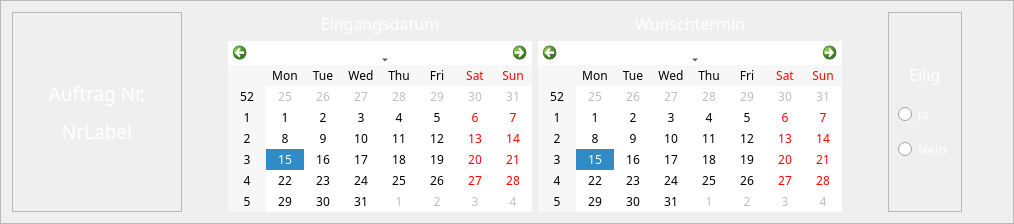
    <widget class="QFrame" name="frame">
     <property name="frameShape">
      <enum>QFrame::StyledPanel</enum>
     </property>
     <property name="frameShadow">
      <enum>QFrame::Sunken</enum>
     </property>
     <layout class="QVBoxLayout" name="verticalLayout_13">
      <item>
       <layout class="QHBoxLayout" name="horizontalLayout">
        <item>
         <layout class="QVBoxLayout" name="verticalLayout">
          <item>
           <widget class="QFrame" name="frame_4">
            <property name="frameShape">
             <enum>QFrame::StyledPanel</enum>
            </property>
            <property name="frameShadow">
             <enum>QFrame::Sunken</enum>
            </property>
            <layout class="QGridLayout" name="gridLayout_4">
             <item row="1" column="0">
              <widget class="QLabel" name="label">
               <property name="minimumSize">
                <size>
                 <width>150</width>
                 <height>0</height>
                </size>
               </property>
               <property name="font">
                <font>
                 <family>VW Head CarUI</family>
                 <pointsize>14</pointsize>
                 <weight>50</weight>
                 <bold>false</bold>
                </font>
               </property>
               <property name="styleSheet">
                <string notr="true">color:rgb(255,255,255)</string>
               </property>
               <property name="text">
                <string>Auftrag Nr.</string>
               </property>
               <property name="alignment">
                <set>Qt::AlignCenter</set>
               </property>
              </widget>
             </item>
             <item row="4" column="0">
              <spacer name="verticalSpacer_7">
               <property name="orientation">
                <enum>Qt::Vertical</enum>
               </property>
               <property name="sizeHint" stdset="0">
                <size>
                 <width>20</width>
                 <height>40</height>
                </size>
               </property>
              </spacer>
             </item>
             <item row="0" column="0">
              <spacer name="verticalSpacer_3">
               <property name="orientation">
                <enum>Qt::Vertical</enum>
               </property>
               <property name="sizeHint" stdset="0">
                <size>
                 <width>20</width>
                 <height>40</height>
                </size>
               </property>
              </spacer>
             </item>
             <item row="3" column="0">
              <widget class="QLabel" name="ANummer">
               <property name="font">
                <font>
                 <family>VW Head CarUI</family>
                 <pointsize>14</pointsize>
                 <weight>50</weight>
                 <bold>false</bold>
                </font>
               </property>
               <property name="styleSheet">
                <string notr="true">color:rgb(255,255,255)</string>
               </property>
               <property name="text">
                <string>NrLabel</string>
               </property>
               <property name="alignment">
                <set>Qt::AlignCenter</set>
               </property>
              </widget>
             </item>
             <item row="2" column="0">
              <spacer name="verticalSpacer_8">
               <property name="orientation">
                <enum>Qt::Vertical</enum>
               </property>
               <property name="sizeType">
                <enum>QSizePolicy::Fixed</enum>
               </property>
               <property name="sizeHint" stdset="0">
                <size>
                 <width>20</width>
                 <height>5</height>
                </size>
               </property>
              </spacer>
             </item>
            </layout>
           </widget>
          </item>
         </layout>
        </item>
        <item>
         <spacer name="horizontalSpacer_4">
          <property name="orientation">
           <enum>Qt::Horizontal</enum>
          </property>
          <property name="sizeHint" stdset="0">
           <size>
            <width>40</width>
            <height>20</height>
           </size>
          </property>
         </spacer>
        </item>
        <item>
         <layout class="QVBoxLayout" name="verticalLayout_2">
          <item>
           <widget class="QLabel" name="label_3">
            <property name="minimumSize">
             <size>
              <width>150</width>
              <height>0</height>
             </size>
            </property>
            <property name="font">
             <font>
              <family>VW Head CarUI</family>
              <pointsize>12</pointsize>
              <weight>50</weight>
              <bold>false</bold>
             </font>
            </property>
            <property name="styleSheet">
             <string notr="true">color:rgb(255,255,255)</string>
            </property>
            <property name="text">
             <string>Eingangsdatum</string>
            </property>
            <property name="alignment">
             <set>Qt::AlignCenter</set>
            </property>
           </widget>
          </item>
          <item>
           <widget class="QCalendarWidget" name="calendarBegin">
            <property name="font">
             <font>
              <family>VW Head CarUI</family>
             </font>
            </property>
            <property name="styleSheet">
             <string notr="true">background-color:rgb(255,255,255)</string>
            </property>
           </widget>
          </item>
         </layout>
        </item>
        <item>
         <layout class="QVBoxLayout" name="verticalLayout_3">
          <item>
           <widget class="QLabel" name="label_4">
            <property name="minimumSize">
             <size>
              <width>150</width>
              <height>0</height>
             </size>
            </property>
            <property name="font">
             <font>
              <family>VW Head CarUI</family>
              <pointsize>12</pointsize>
              <weight>50</weight>
              <bold>false</bold>
             </font>
            </property>
            <property name="styleSheet">
             <string notr="true">color:rgb(255,255,255)</string>
            </property>
            <property name="text">
             <string>Wunschtermin</string>
            </property>
            <property name="alignment">
             <set>Qt::AlignCenter</set>
            </property>
           </widget>
          </item>
          <item>
           <widget class="QCalendarWidget" name="calendarWish">
            <property name="font">
             <font>
              <family>VW Head CarUI</family>
             </font>
            </property>
            <property name="styleSheet">
             <string notr="true">background-color:rgb(255,255,255)</string>
            </property>
           </widget>
          </item>
         </layout>
        </item>
        <item>
         <spacer name="horizontalSpacer_3">
          <property name="orientation">
           <enum>Qt::Horizontal</enum>
          </property>
          <property name="sizeHint" stdset="0">
           <size>
            <width>40</width>
            <height>20</height>
           </size>
          </property>
         </spacer>
        </item>
        <item>
         <widget class="QFrame" name="frame_5">
          <property name="minimumSize">
           <size>
            <width>50</width>
            <height>0</height>
           </size>
          </property>
          <property name="frameShape">
           <enum>QFrame::StyledPanel</enum>
          </property>
          <property name="frameShadow">
           <enum>QFrame::Sunken</enum>
          </property>
          <layout class="QGridLayout" name="gridLayout_5">
           <item row="1" column="0">
            <widget class="QLabel" name="label_2">
             <property name="font">
              <font>
               <family>VW Head CarUI</family>
               <pointsize>12</pointsize>
               <weight>50</weight>
               <bold>false</bold>
              </font>
             </property>
             <property name="styleSheet">
              <string notr="true">color:rgb(255,255,255)</string>
             </property>
             <property name="text">
              <string>Eilig</string>
             </property>
             <property name="alignment">
              <set>Qt::AlignCenter</set>
             </property>
            </widget>
           </item>
           <item row="3" column="0">
            <widget class="QRadioButton" name="radioJa">
             <property name="font">
              <font>
               <family>VW Head CarUI</family>
               <pointsize>10</pointsize>
              </font>
             </property>
             <property name="styleSheet">
              <string notr="true">color:rgb(255,255,255)</string>
             </property>
             <property name="text">
              <string>Ja</string>
             </property>
            </widget>
           </item>
           <item row="5" column="0">
            <widget class="QRadioButton" name="radioNein">
             <property name="font">
              <font>
               <family>VW Head CarUI</family>
               <pointsize>10</pointsize>
              </font>
             </property>
             <property name="styleSheet">
              <string notr="true">color:rgb(255,255,255)</string>
             </property>
             <property name="text">
              <string>Nein</string>
             </property>
            </widget>
           </item>
           <item row="6" column="0">
            <spacer name="verticalSpacer">
             <property name="orientation">
              <enum>Qt::Vertical</enum>
             </property>
             <property name="sizeHint" stdset="0">
              <size>
               <width>20</width>
               <height>40</height>
              </size>
             </property>
            </spacer>
           </item>
           <item row="0" column="0">
            <spacer name="verticalSpacer_2">
             <property name="orientation">
              <enum>Qt::Vertical</enum>
             </property>
             <property name="sizeHint" stdset="0">
              <size>
               <width>20</width>
               <height>40</height>
              </size>
             </property>
            </spacer>
           </item>
           <item row="2" column="0">
            <spacer name="verticalSpacer_9">
             <property name="orientation">
              <enum>Qt::Vertical</enum>
             </property>
             <property name="sizeType">
              <enum>QSizePolicy::Fixed</enum>
             </property>
             <property name="sizeHint" stdset="0">
              <size>
               <width>20</width>
               <height>10</height>
              </size>
             </property>
            </spacer>
           </item>
           <item row="4" column="0">
            <spacer name="verticalSpacer_10">
             <property name="orientation">
              <enum>Qt::Vertical</enum>
             </property>
             <property name="sizeType">
              <enum>QSizePolicy::Fixed</enum>
             </property>
             <property name="sizeHint" stdset="0">
              <size>
               <width>20</width>
               <height>5</height>
              </size>
             </property>
            </spacer>
           </item>
          </layout>
         </widget>
        </item>
        <item>
         <spacer name="horizontalSpacer">
          <property name="orientation">
           <enum>Qt::Horizontal</enum>
          </property>
          <property name="sizeHint" stdset="0">
           <size>
            <width>40</width>
            <height>20</height>
           </size>
          </property>
         </spacer>
        </item>
       </layout>
      </item>
     </layout>
    </widget>
